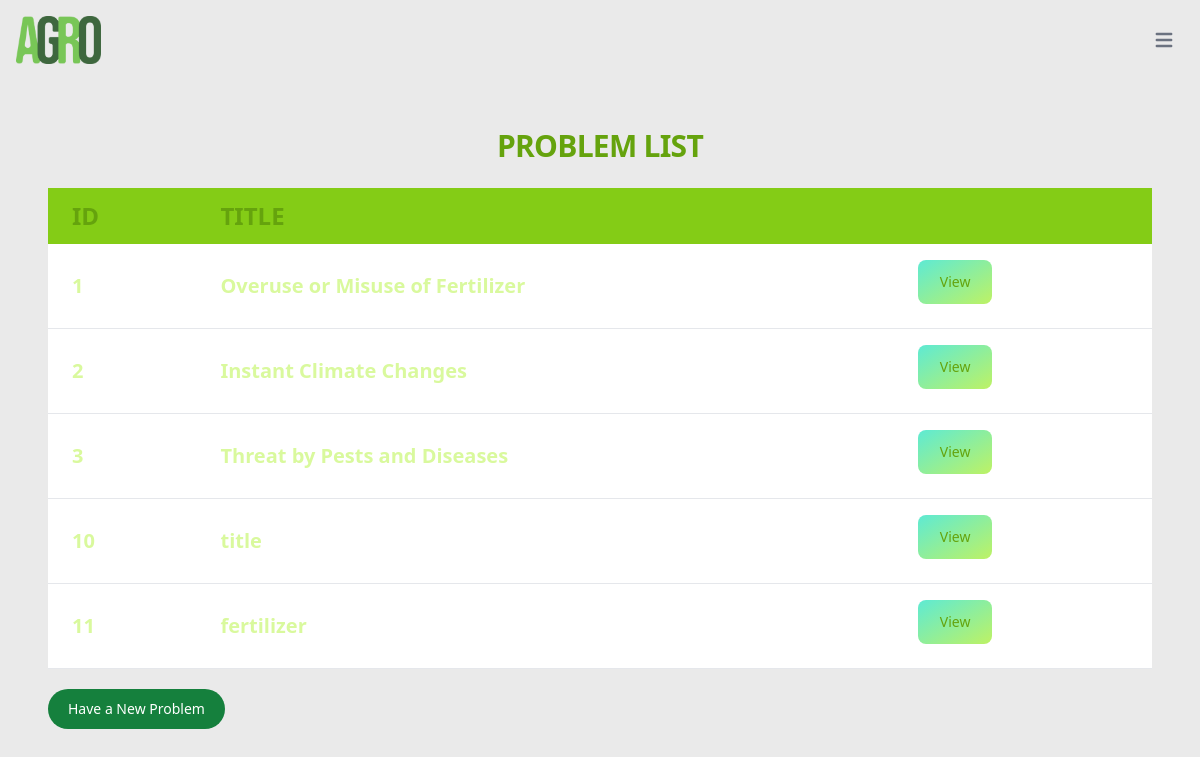
The app's page /myapp/problemlistview/ with its own data.
### myapp/models.py (models this page shows, shortened)
class Problem(models.Model):
    title = models.CharField(max_length=100)
    description = models.CharField(max_length=500,null=True)

### myapp/views.py (the view)
# urls.py: path('problemlistview/', ProblemListView.as_view()),
class ProblemListView(ListView):
    template_name_suffix = "_index"
    model = Problem

### myapp/templates/myapp/problem_index.html (shortened to what this page needs)
{% load static tailwind_tags %}
{% load static %}
<html>
    <head>
        {% tailwind_css %}
    </head>
    <body style="background-color: #EAEAEA; background-size: 100%; background-repeat:no-repeat; background-image: url('{% static "myapp/images/cover1.jpg" %}');">
        <div>
            <nav class="">
              <div class="max-w-screen-xl flex flex-wrap items-center justify-between mx-auto p-4">
                <a href="#" class="flex items-center">
                    <img src="{% static 'myapp/images/agrologo.png' %}" class="h-12 " alt="Flowbite Logo" />
                </a>
                <button data-collapse-toggle="navbar-hamburger" type="button" class="inline-flex items-center p-2 ml-3 text-sm text-gray-500 rounded-lg hover:bg-gray-100 focus:outline-none focus:ring-2 focus:ring-gray-200 dark:text-gray-400 dark:hover:bg-gray-700 dark:focus:ring-gray-600" aria-controls="navbar-hamburger" aria-expanded="true">
                </button>
              </div>
            </nav>
        </div>
        <h1 class="mb-4 text-4xl text-center font-bold leading-none tracking-tight text-lime-600 md:text-3xl lg:text-3xl dark:text-lime-600 mt-12"> PROBLEM LIST </h1>
        <div class="relative overflow-x-auto block py-2 pl-12 pr-12">
            <table class="w-full text-sm text-left text-lime-600 dark:text-lime-600">
                <thead class="text-2xl text-lime-600 uppercase bg-lime-500 dark:bg-lime-500 dark:text-white">
                    <tr>
                        <th scope="col" class="px-6 py-3">
                            ID
                        </th>
                        <th scope="col" class="px-6 py-3">
                            Title
                        </th>
                        <th scope="col" class="px-6 py-3">
                        </th>
                    </tr>
                </thead>
                <tbody>
                    {% for problem in object_list %}
                        <tr class="bg-white border-b dark:bg-slate-200 dark:border-white">
                            <th scope="row" class="px-6 py-4 font-bold text-xl text-lime-200 whitespace-nowrap dark:text-lime-800">
                                {{problem.id}}
                            </th>
                            <td class="px-6 py-4 font-bold text-xl text-lime-200 whitespace-nowrap dark:text-lime-800">
                                {{problem.title}}
                            </td>
                            <td class="px-6 py-4">
                                <a href="problemdetailview/{{problem.id}}" class="font-medium text-blue-600 dark:text-blue-500 hover:underline">
                                    <button class="relative inline-flex items-center justify-center p-0.5 mb-2 mr-2 overflow-hidden text-sm font-medium text-gray-900 rounded-lg group bg-gradient-to-br from-teal-300 to-lime-300 group-hover:from-teal-300 group-hover:to-lime-300 dark:text-white dark:hover:text-gray-900 focus:ring-4 focus:outline-none focus:ring-lime-200 dark:focus:ring-lime-800">
                                        <span class="relative px-5 py-2.5 transition-all ease-in duration-75 text-lime-600 dark:bg-slate-200 rounded-md group-hover:bg-opacity-0">
                                            View
                                        </span>
                                    </button>
                                </a>
                            </td>
                        </tr>
                    {% endfor %}
                </tbody>
            </table>
        </div>
        <div class="ml-12">
            <a href="problemcreateview">
                <button type="button" class="mt-3 text-white bg-green-700 hover:bg-green-800 focus:outline-none focus:ring-4 focus:ring-green-300 font-medium rounded-full text-sm px-5 py-2.5 text-center mr-2 mb-2 dark:bg-green-600 dark:hover:bg-green-700 dark:focus:ring-green-800">
                    Have a New Problem
                </button>
            </a>
        </div>
    </body>
</html>

### records on screen
Problem: id "1", title "Overuse or Misuse of Fertilizer"
Problem: id "2", title "Instant Climate Changes"
Problem: id "3", title "Threat by Pests and Diseases"
Problem: id "10", title "title"
Problem: id "11", title "fertilizer"
